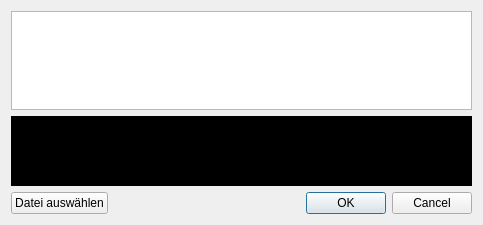
<?xml version="1.0" encoding="UTF-8"?>
<ui version="4.0">
 <class>Dialog</class>
 <widget class="QDialog" name="Dialog">
  <property name="geometry">
   <rect>
    <x>0</x>
    <y>0</y>
    <width>483</width>
    <height>225</height>
   </rect>
  </property>
  <property name="windowTitle">
   <string>File Transfer Dialog</string>
  </property>
  <property name="windowIcon">
   <iconset resource="images.qrc">
    <normaloff>:/internet-chat-2.png</normaloff>:/internet-chat-2.png</iconset>
  </property>
  <layout class="QGridLayout" name="gridLayout_2">
   <item row="0" column="0">
    <layout class="QGridLayout" name="gridLayout">
     <item row="0" column="0">
      <widget class="QListWidget" name="listWidget">
       <property name="selectionBehavior">
        <enum>QAbstractItemView::SelectItems</enum>
       </property>
      </widget>
     </item>
     <item row="1" column="0">
      <widget class="QLabel" name="datei">
       <property name="minimumSize">
        <size>
         <width>0</width>
         <height>70</height>
        </size>
       </property>
       <property name="styleSheet">
        <string notr="true">background-color: rgb(0, 0, 0);
color: rgb(255, 255, 255);</string>
       </property>
       <property name="text">
        <string/>
       </property>
       <property name="wordWrap">
        <bool>true</bool>
       </property>
       <property name="openExternalLinks">
        <bool>true</bool>
       </property>
      </widget>
     </item>
     <item row="2" column="0">
      <layout class="QHBoxLayout" name="horizontalLayout">
       <item>
        <widget class="QPushButton" name="Button1">
         <property name="text">
          <string>Datei auswählen</string>
         </property>
        </widget>
       </item>
       <item>
        <widget class="QDialogButtonBox" name="buttonBox">
         <property name="orientation">
          <enum>Qt::Horizontal</enum>
         </property>
         <property name="standardButtons">
          <set>QDialogButtonBox::Cancel|QDialogButtonBox::Ok</set>
         </property>
        </widget>
       </item>
      </layout>
     </item>
    </layout>
   </item>
  </layout>
 </widget>
 <resources>
  <include location="images.qrc"/>
 </resources>
 <connections>
  <connection>
   <sender>buttonBox</sender>
   <signal>accepted()</signal>
   <receiver>Dialog</receiver>
   <slot>accept()</slot>
   <hints>
    <hint type="sourcelabel">
     <x>248</x>
     <y>254</y>
    </hint>
    <hint type="destinationlabel">
     <x>157</x>
     <y>274</y>
    </hint>
   </hints>
  </connection>
  <connection>
   <sender>buttonBox</sender>
   <signal>rejected()</signal>
   <receiver>Dialog</receiver>
   <slot>reject()</slot>
   <hints>
    <hint type="sourcelabel">
     <x>316</x>
     <y>260</y>
    </hint>
    <hint type="destinationlabel">
     <x>286</x>
     <y>274</y>
    </hint>
   </hints>
  </connection>
 </connections>
</ui>
